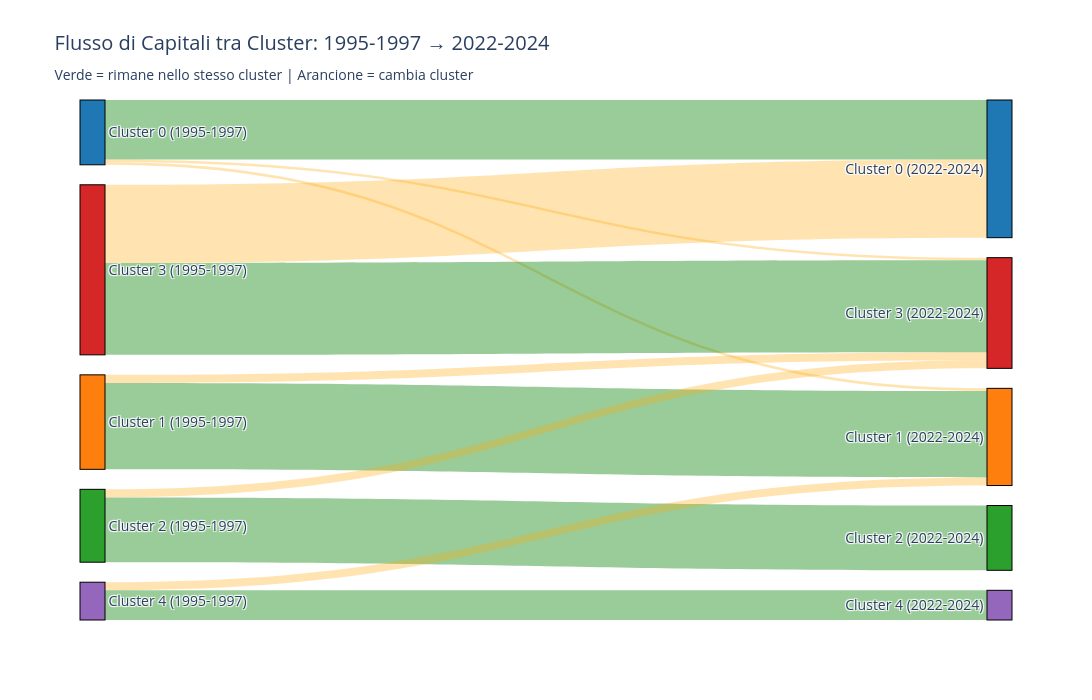

Notebook code for this chart:
### Code cell
def plot_cluster_flow_sankey_first_to_last(df_clusters_dict, trienni):
    """
    Crea un diagramma Sankey che mostra come le capitali si spostano tra cluster
    dal primo all'ultimo triennio
    """
    import plotly.graph_objects as go
    
    first_triennio = trienni[0]
    last_triennio = trienni[-1]
    
    print(f"Creazione Sankey: {first_triennio} → {last_triennio}")
    
    df1 = df_clusters_dict[first_triennio][['capital', 'cluster']]
    df2 = df_clusters_dict[last_triennio][['capital', 'cluster']]
    
    # Merge per trovare i movimenti
    flows = df1.merge(df2, on='capital', suffixes=('_from', '_to'))
    
    # Conta i flussi
    flow_counts = flows.groupby(['cluster_from', 'cluster_to']).size().reset_index(name='count')
    
    # Stampa statistiche
    print(f"\nStatistiche dei flussi:")
    print(f"Totale capitali tracciate: {len(flows)}")
    print(f"\nMatrice di transizione:")
    transition_matrix = flows.groupby(['cluster_from', 'cluster_to']).size().unstack(fill_value=0)
    print(transition_matrix)
    
    # Calcola stabilità per cluster
    print(f"\nStabilità per cluster (% che rimangono nello stesso cluster):")
    for cluster_id in range(k):
        same_cluster = len(flows[(flows['cluster_from'] == cluster_id) & (flows['cluster_to'] == cluster_id)])
        total_in_cluster = len(flows[flows['cluster_from'] == cluster_id])
        if total_in_cluster > 0:
            stability = (same_cluster / total_in_cluster) * 100
            print(f"  Cluster {cluster_id}: {stability:.1f}% ({same_cluster}/{total_in_cluster})")
    
    # Prepara i dati per Sankey
    sources = []
    targets = []
    values = []
    colors = []
    
    # Colori per i link
    link_colors = {
        'stable': 'rgba(0, 128, 0, 0.4)',      # Verde per chi rimane
        'change': 'rgba(255, 165, 0, 0.3)'     # Arancione per chi cambia
    }
    
    for _, row in flow_counts.iterrows():
        sources.append(int(row['cluster_from']))
        targets.append(int(row['cluster_to']) + k)  # Offset per distinguere
        values.append(row['count'])
        
        # Colora diversamente chi rimane nello stesso cluster
        if row['cluster_from'] == row['cluster_to']:
            colors.append(link_colors['stable'])
        else:
            colors.append(link_colors['change'])
    
    # Crea labels
    labels = [f"Cluster {i}\n({first_triennio})" for i in range(k)] + \
             [f"Cluster {i}\n({last_triennio})" for i in range(k)]
    
    # Colori per i nodi
    node_colors = ['#1f77b4', '#ff7f0e', '#2ca02c', '#d62728', '#9467bd'] * 2
    
    # Plot
    fig = go.Figure(data=[go.Sankey(
        arrangement='snap',
        node=dict(
            pad=20,
            thickness=25,
            line=dict(color="black", width=1),
            label=labels,
            color=node_colors
        ),
        link=dict(
            source=sources,
            target=targets,
            value=values,
            color=colors
        )
    )])
    
    fig.update_layout(
        title_text=f"Flusso di Capitali tra Cluster: {first_triennio} → {last_triennio}<br>" +
                   f"<sub>Verde = rimane nello stesso cluster | Arancione = cambia cluster</sub>",
        font_size=14,
        height=700,
        width=1200
    )
    
    fig.show()
    
    return flows

# Crea il diagramma e salva i flussi
flows_first_last = plot_cluster_flow_sankey_first_to_last(df_clusters_trienni, trienni)

### Figure 1 — Plotly figure (JSON) as saved in the notebook; plotly's stock layout.template omitted (floating-point values rounded to 4 significant figures)
{"data": [{"arrangement": "snap", "link": {"color": ["rgba(0, 128, 0, 0.4)", "rgba(255, 165, 0, 0.3)", "rgba(255, 165, 0, 0.3)", "rgba(0, 128, 0, 0.4)", "rgba(255, 165, 0, 0.3)", "rgba(0, 128, 0, 0.4)", "rgba(255, 165, 0, 0.3)", "rgba(255, 165, 0, 0.3)", "rgba(0, 128, 0, 0.4)", "rgba(255, 165, 0, 0.3)", "rgba(0, 128, 0, 0.4)"], "source": [0, 0, 0, 1, 1, 2, 2, 3, 3, 4, 4], "target": [5, 6, 8, 6, 8, 7, 8, 5, 8, 6, 9], "value": [22, 1, 1, 32, 3, 24, 3, 29, 34, 3, 11]}, "node": {"color": ["#1f77b4", "#ff7f0e", "#2ca02c", "#d62728", "#9467bd", "#1f77b4", "#ff7f0e", "#2ca02c", "#d62728", "#9467bd"], "label": ["Cluster 0\n(1995-1997)", "Cluster 1\n(1995-1997)", "Cluster 2\n(1995-1997)", "Cluster 3\n(1995-1997)", "Cluster 4\n(1995-1997)", "Cluster 0\n(2022-2024)", "Cluster 1\n(2022-2024)", "Cluster 2\n(2022-2024)", "Cluster 3\n(2022-2024)", "Cluster 4\n(2022-2024)"], "line": {"color": "black", "width": 1}, "pad": 20, "thickness": 25}, "type": "sankey"}], "layout": {"font": {"size": 14}, "height": 700, "title": {"text": "Flusso di Capitali tra Cluster: 1995-1997 → 2022-2024<br><sub>Verde = rimane nello stesso cluster | Arancione = cambia cluster</sub>"}, "width": 1200}}
